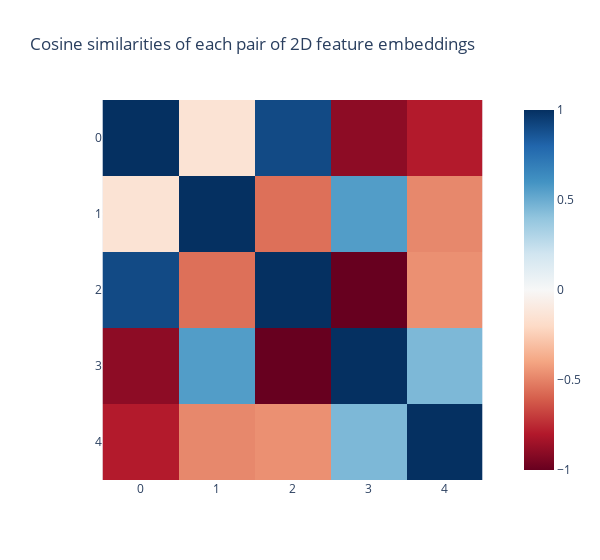

The cell this chart's notebook holds for it:
### Code cell
## building a toy model of superposition

t.manual_seed(20240410)

W = t.randn(2, 5)
W_normed = W / W.norm(dim=0, keepdim=True)


imshow(W_normed.T @ W_normed, title="Cosine similarities of each pair of 2D feature embeddings", width=600)

### Figure 1 — Plotly figure (JSON) as saved in the notebook; plotly's stock layout.template omitted (floating-point values rounded to 4 significant figures)
{"data": [{"coloraxis": "coloraxis", "hovertemplate": "x: %{x}<br>y: %{y}<br>color: %{z}<extra></extra>", "name": "0", "type": "heatmap", "xaxis": "x", "yaxis": "y", "z": [[1.0, -0.1449, 0.9038, -0.9, -0.7957], [-0.1449, 1, -0.5545, 0.5617, -0.484], [0.9038, -0.5545, 1.0, -1.0, -0.4599], [-0.9, 0.5617, -1.0, 1.0, 0.4521], [-0.7957, -0.484, -0.4599, 0.4521, 1.0]]}], "layout": {"coloraxis": {"cmid": 0, "colorscale": [[0, "rgb(103,0,31)"], [0.1, "rgb(178,24,43)"], [0.2, "rgb(214,96,77)"], [0.3, "rgb(244,165,130)"], [0.4, "rgb(253,219,199)"], [0.5, "rgb(247,247,247)"], [0.6, "rgb(209,229,240)"], [0.7, "rgb(146,197,222)"], [0.8, "rgb(67,147,195)"], [0.9, "rgb(33,102,172)"], [1, "rgb(5,48,97)"]]}, "title": {"text": "Cosine similarities of each pair of 2D feature embeddings"}, "width": 600, "xaxis": {"anchor": "y", "constrain": "domain", "domain": [0, 1], "scaleanchor": "y"}, "yaxis": {"anchor": "x", "autorange": "reversed", "constrain": "domain", "domain": [0, 1]}}}
